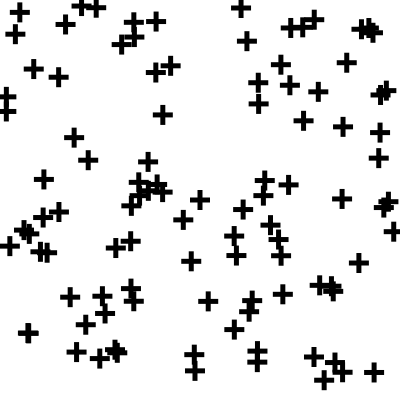
Frame 1 (no input)
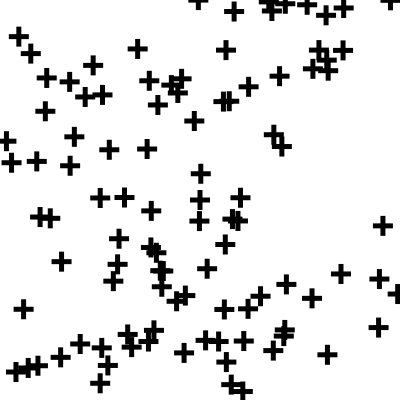
Frame 60 (the mouse pressed at the canvas centre just before this capture)
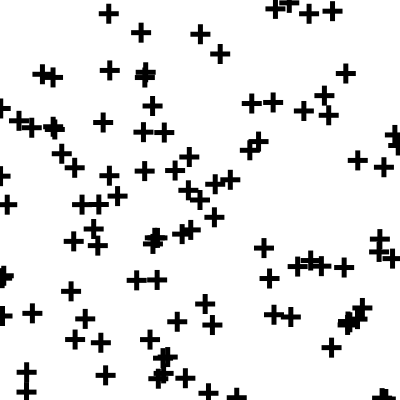
Frame 120 (the mouse held since frame 60 and released just before this capture)

The Processing sketch that drew these frames (run headless with seeded random() and noise(); from frame 60 on, the mouse is pressed at the canvas centre):

// Processing sketch: processing_106059
// ── processing_106059.pde

int posX;
int posY;

float r;
float g;
float b;

int size;

void setup() {
  size(400, 400);
  posX=width/2;
  posY=height/2;
  r=0;
  g=0;
  b=0;
  size=5;
}

void draw() {
  background(255);
  fill(r, g, b);

  rectMode(CENTER);

  noStroke();

  rect(posX, posY, size*4, size);
  rect(posX, posY, size, size*4);

  for (float i = 0; i < 10; i++) {
    for (float j = 0; j < 10; j++) {
      float x=random(0, 400);
      float y=random(0, 400);

      rect(x, y, size*4, size);
      rect(x, y, size, size*4);
    }
  }
}

    void keyPressed() {

      if (keyCode==UP ) {
        posY -= 6;
        r+=15;
      }
      if (keyCode==DOWN) {
        posY += 6;
        b+=15;
      }
      if (keyCode==LEFT) {
        posX -= 6;
        size-=5;
      }
      if (keyCode==RIGHT) {
        posX += 6;
        size+=5;
      }
    }
